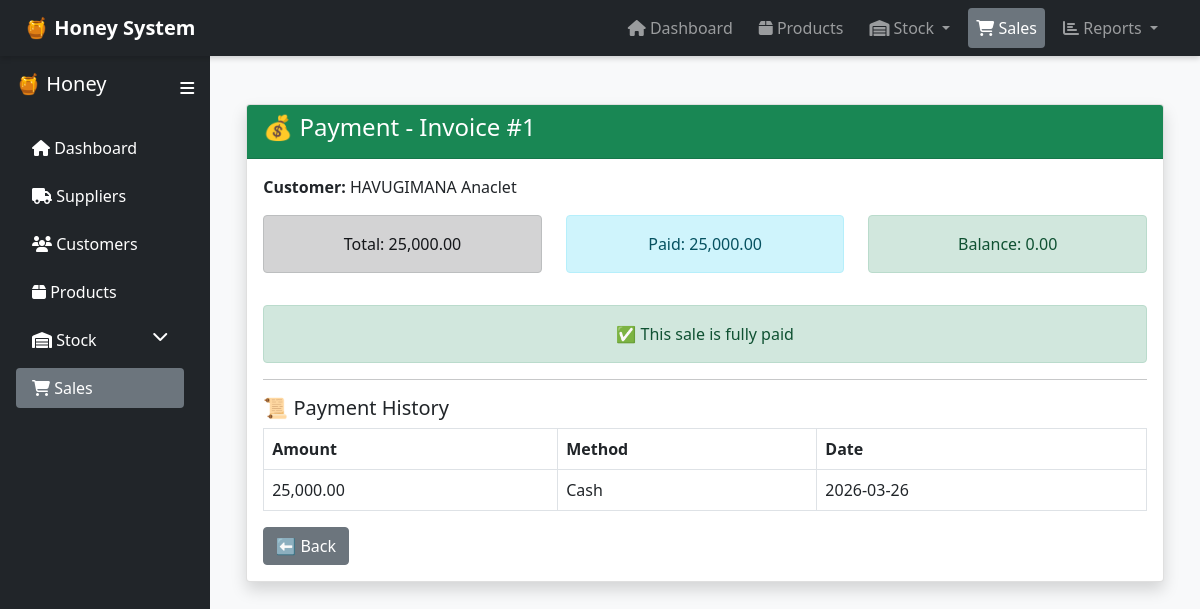
The app's page /sales/pay.php?id=1 with its own data.
### tables this page shows
CREATE TABLE `sales` (
  `SaleID` int(11) NOT NULL,
  `CustomerID` int(11) DEFAULT NULL,
  `SaleDate` date DEFAULT NULL,
  `TotalAmount` decimal(10,2) DEFAULT NULL,
  `PaymentStatus` varchar(50) DEFAULT NULL
);

CREATE TABLE `customers` (
  `CustomerID` int(11) NOT NULL,
  `Name` varchar(100) NOT NULL,
  `Phone` varchar(20) DEFAULT NULL,
  `CreatedAt` timestamp NOT NULL DEFAULT current_timestamp(),
  `provinceCode` int(11) NOT NULL,
  `districtCode` int(11) NOT NULL,
  `sectorCode` int(11) NOT NULL,
  `cellCode` int(11) NOT NULL,
  `villageCode` int(11) NOT NULL
);

CREATE TABLE `payments` (
  `PaymentID` int(11) NOT NULL,
  `SaleID` int(11) DEFAULT NULL,
  `AmountPaid` decimal(10,2) DEFAULT NULL,
  `PaymentDate` date DEFAULT NULL,
  `PaymentMethod` varchar(50) DEFAULT NULL
);

### sales/pay.php (the view, shortened to what this page needs)
<?php
include("../config/db.php");
include("../includes/layout.php");
$id = $_GET['id'];
$sale = $conn->query("
SELECT s.*, c.Name
FROM sales s
LEFT JOIN customers c ON s.CustomerID=c.CustomerID
WHERE s.SaleID=$id
")->fetch();
$payments = $conn->query("
SELECT * FROM payments WHERE SaleID=$id
")->fetchAll();
$totalPaid = array_sum(array_column($payments, 'AmountPaid'));
$balance = $sale['TotalAmount'] - $totalPaid;
?>
<div class="container mt-4">
<div class="card shadow">
<div class="card-header bg-success text-white">
    <h4>💰 Payment - Invoice #<?= $sale['SaleID'] ?></h4>
</div>
<div class="card-body">
<p><strong>Customer:</strong> <?= $sale['Name'] ?></p>
<div class="row text-center mb-3">
<div class="col-md-4">
<div class="alert alert-dark">Total: <?= number_format($sale['TotalAmount'],2) ?></div>
</div>
<div class="col-md-4">
<div class="alert alert-info">Paid: <?= number_format($totalPaid,2) ?></div>
</div>
<div class="col-md-4">
<div class="alert <?= $balance <= 0 ? 'alert-success':'alert-warning' ?>">
Balance: <?= number_format($balance,2) ?>
</div>
</div>
</div>
<?php if ($balance > 0): ?>
<form method="POST">
<div class="row">
<div class="col-md-4">
<input name="Amount" class="form-control" placeholder="Enter Amount" required>
</div>
<div class="col-md-4">
<select name="Method" class="form-select">
<option>Cash</option>
<option>Mobile Money</option>
<option>Bank</option>
</select>
</div>
<div class="col-md-4">
<button class="btn btn-success w-100">💾 Pay</button>
</div>
</div>
</form>
<?php else: ?>
<div class="alert alert-success text-center">
✅ This sale is fully paid
</div>
<?php endif; ?>
<hr>
<h5>📜 Payment History</h5>
<table class="table table-bordered">
<tr><th>Amount</th><th>Method</th><th>Date</th></tr>
<?php foreach($payments as $p): ?>
<tr>
<td><?= number_format($p['AmountPaid'],2) ?></td>
<td><?= $p['PaymentMethod'] ?></td>
<td><?= $p['PaymentDate'] ?></td>
</tr>
<?php endforeach; ?>
</table>
<a href="view.php?id=<?= $id ?>" class="btn btn-secondary">⬅ Back</a>
</div>
</div>
</div>
<?php include("../includes/footer.php"); ?>

### includes/header.php (style rules this page uses)
body { overflow-x: hidden; }

### records on screen
sales: SaleID "1", CustomerID.Name "HAVUGIMANA Anaclet", TotalAmount "25,000.00", TotalAmount "0.00"
payments: AmountPaid "25,000.00", PaymentMethod "Cash", PaymentDate "2026-03-26"

### other values on screen
$totalPaid "25,000.00"
